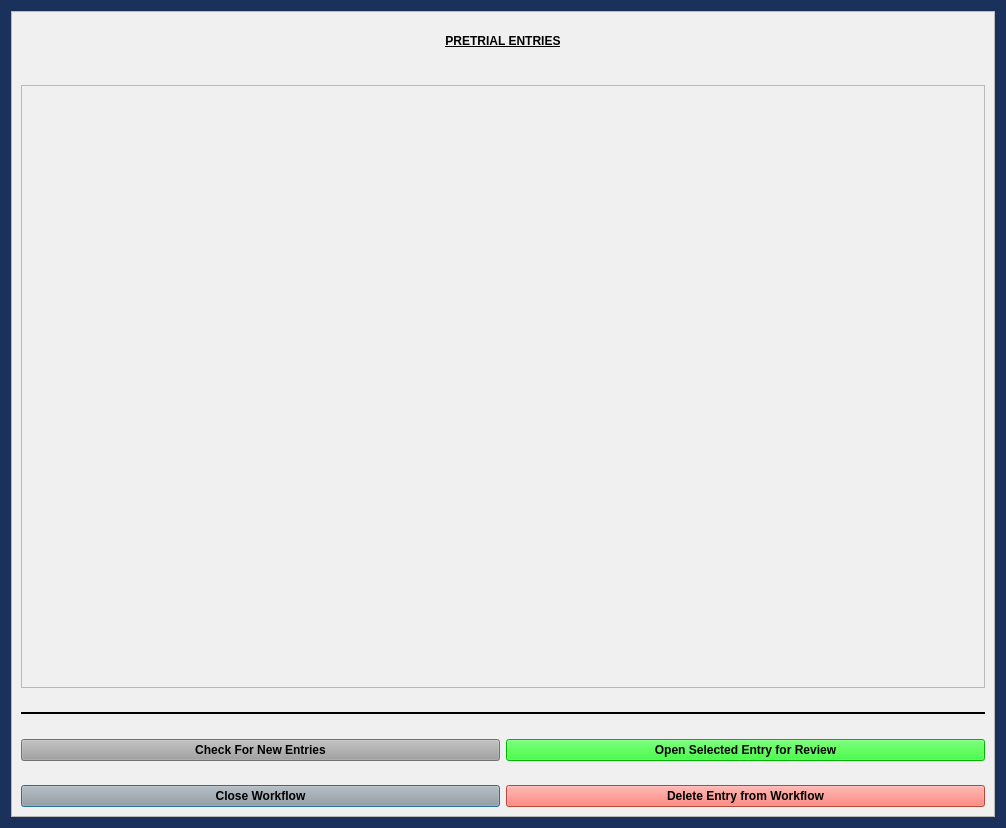
<?xml version="1.0" encoding="UTF-8"?>
<ui version="4.0">
 <class>PretrialWorkflowDialog</class>
 <widget class="QDialog" name="PretrialWorkflowDialog">
  <property name="windowModality">
   <enum>Qt::WindowModal</enum>
  </property>
  <property name="geometry">
   <rect>
    <x>0</x>
    <y>0</y>
    <width>1006</width>
    <height>828</height>
   </rect>
  </property>
  <property name="sizePolicy">
   <sizepolicy hsizetype="Preferred" vsizetype="Preferred">
    <horstretch>0</horstretch>
    <verstretch>0</verstretch>
   </sizepolicy>
  </property>
  <property name="minimumSize">
   <size>
    <width>0</width>
    <height>0</height>
   </size>
  </property>
  <property name="font">
   <font>
    <family>Palatino Linotype</family>
    <pointsize>11</pointsize>
    <weight>9</weight>
    <italic>false</italic>
    <bold>false</bold>
   </font>
  </property>
  <property name="windowTitle">
   <string>Pretrial Workflow</string>
  </property>
  <property name="styleSheet">
   <string notr="true">background-color: rgb(25, 49, 91);
font: 75 11pt &quot;Palatino Linotype&quot;;</string>
  </property>
  <layout class="QGridLayout" name="gridLayout" rowstretch="4">
   <item row="0" column="0" colspan="2">
    <widget class="QFrame" name="frame_3">
     <property name="sizePolicy">
      <sizepolicy hsizetype="Preferred" vsizetype="Preferred">
       <horstretch>0</horstretch>
       <verstretch>0</verstretch>
      </sizepolicy>
     </property>
     <property name="font">
      <font>
       <family>Palatino Linotype</family>
       <pointsize>11</pointsize>
       <weight>75</weight>
       <italic>false</italic>
       <bold>true</bold>
      </font>
     </property>
     <property name="styleSheet">
      <string notr="true">background-color: rgb(240, 240, 240);
font-weight: bold;</string>
     </property>
     <property name="frameShape">
      <enum>QFrame::StyledPanel</enum>
     </property>
     <property name="frameShadow">
      <enum>QFrame::Raised</enum>
     </property>
     <layout class="QGridLayout" name="gridLayout_2" rowstretch="1,0,0,0,0,0,0,0,0">
      <property name="verticalSpacing">
       <number>24</number>
      </property>
      <item row="8" column="0">
       <widget class="QPushButton" name="close_dialog_Button">
        <property name="styleSheet">
         <string notr="true">background-color: rgb(160, 160, 160);
font-weight: bold;</string>
        </property>
        <property name="text">
         <string>Close Workflow</string>
        </property>
       </widget>
      </item>
      <item row="6" column="0" colspan="2">
       <widget class="Line" name="line_2">
        <property name="frameShadow">
         <enum>QFrame::Plain</enum>
        </property>
        <property name="lineWidth">
         <number>2</number>
        </property>
        <property name="orientation">
         <enum>Qt::Horizontal</enum>
        </property>
       </widget>
      </item>
      <item row="7" column="0">
       <widget class="QPushButton" name="load_new_entries_Button">
        <property name="styleSheet">
         <string notr="true">background-color: rgb(160, 160, 160);
font-weight: bold;</string>
        </property>
        <property name="text">
         <string>Check For New Entries</string>
        </property>
       </widget>
      </item>
      <item row="7" column="1">
       <widget class="QPushButton" name="open_entry_Button">
        <property name="styleSheet">
         <string notr="true">background-color: rgb(0, 255, 0);
font: 75 11pt &quot;Palatino Linotype&quot;;
font-weight: bold;</string>
        </property>
        <property name="text">
         <string>Open Selected Entry for Review</string>
        </property>
       </widget>
      </item>
      <item row="8" column="1">
       <widget class="QPushButton" name="delete_entry_Button">
        <property name="styleSheet">
         <string notr="true">background-color: rgb(255, 96, 82);
font: 75 11pt &quot;Palatino Linotype&quot;;
font-weight: bold;</string>
        </property>
        <property name="text">
         <string>Delete Entry from Workflow</string>
        </property>
       </widget>
      </item>
      <item row="4" column="0" colspan="2">
       <widget class="QListWidget" name="scram_gps_entries_listWidget"/>
      </item>
      <item row="0" column="0" colspan="2">
       <widget class="QLabel" name="label">
        <property name="maximumSize">
         <size>
          <width>16777215</width>
          <height>40</height>
         </size>
        </property>
        <property name="text">
         <string>&lt;html&gt;&lt;head/&gt;&lt;body&gt;&lt;p&gt;&lt;span style=&quot; text-decoration: underline;&quot;&gt;PRETRIAL ENTRIES&lt;/span&gt;&lt;/p&gt;&lt;/body&gt;&lt;/html&gt;</string>
        </property>
        <property name="alignment">
         <set>Qt::AlignCenter</set>
        </property>
       </widget>
      </item>
     </layout>
    </widget>
   </item>
  </layout>
 </widget>
 <resources/>
 <connections/>
 <slots>
  <slot>proceed_to_ability_to_pay()</slot>
  <slot>close_window()</slot>
  <slot>add_offense()</slot>
  <slot>amend_offense()</slot>
  <slot>proceed_to_sentencing()</slot>
 </slots>
</ui>
